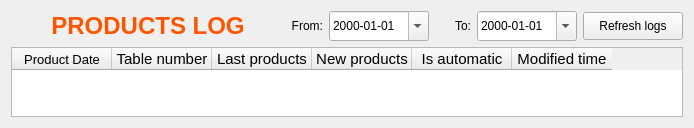
      <widget class="QWidget" name="tab_3">
       <attribute name="title">
        <string>PRODUCTS ＬＯＧ</string>
       </attribute>
       <layout class="QVBoxLayout" name="verticalLayout_10">
        <item>
         <layout class="QHBoxLayout" name="horizontalLayout_16">
          <item>
           <spacer name="horizontalSpacer_30">
            <property name="orientation">
             <enum>Qt::Horizontal</enum>
            </property>
            <property name="sizeHint" stdset="0">
             <size>
              <width>40</width>
              <height>20</height>
             </size>
            </property>
           </spacer>
          </item>
          <item>
           <widget class="QLabel" name="label_16">
            <property name="font">
             <font>
              <family>MS Shell Dlg 2</family>
              <pointsize>18</pointsize>
              <weight>75</weight>
              <bold>true</bold>
             </font>
            </property>
            <property name="styleSheet">
             <string notr="true">color: rgb(255, 85, 0);</string>
            </property>
            <property name="text">
             <string>PRODUCTS LOG</string>
            </property>
            <property name="alignment">
             <set>Qt::AlignCenter</set>
            </property>
            <property name="indent">
             <number>300</number>
            </property>
           </widget>
          </item>
          <item>
           <spacer name="horizontalSpacer_31">
            <property name="orientation">
             <enum>Qt::Horizontal</enum>
            </property>
            <property name="sizeHint" stdset="0">
             <size>
              <width>40</width>
              <height>20</height>
             </size>
            </property>
           </spacer>
          </item>
          <item>
           <layout class="QHBoxLayout" name="horizontalLayout_17">
            <item>
             <widget class="QLabel" name="label_17">
              <property name="text">
               <string>From:</string>
              </property>
              <property name="alignment">
               <set>Qt::AlignRight|Qt::AlignTrailing|Qt::AlignVCenter</set>
              </property>
             </widget>
            </item>
            <item>
             <widget class="QDateEdit" name="date_from_pdlog">
              <property name="minimumSize">
               <size>
                <width>100</width>
                <height>30</height>
               </size>
              </property>
              <property name="displayFormat">
               <string>yyyy-MM-dd</string>
              </property>
              <property name="calendarPopup">
               <bool>true</bool>
              </property>
             </widget>
            </item>
            <item>
             <widget class="QLabel" name="label_18">
              <property name="text">
               <string>      To:</string>
              </property>
              <property name="alignment">
               <set>Qt::AlignRight|Qt::AlignTrailing|Qt::AlignVCenter</set>
              </property>
             </widget>
            </item>
            <item>
             <widget class="QDateEdit" name="date_to_pdlog">
              <property name="minimumSize">
               <size>
                <width>100</width>
                <height>30</height>
               </size>
              </property>
              <property name="displayFormat">
               <string>yyyy-MM-dd</string>
              </property>
              <property name="calendarPopup">
               <bool>true</bool>
              </property>
             </widget>
            </item>
           </layout>
          </item>
          <item>
           <widget class="QPushButton" name="btn_refreshlog">
            <property name="minimumSize">
             <size>
              <width>100</width>
              <height>28</height>
             </size>
            </property>
            <property name="maximumSize">
             <size>
              <width>100</width>
              <height>16777215</height>
             </size>
            </property>
            <property name="styleSheet">
             <string notr="true">QPushButton{
	border-radius: 4px;
	background-color:rgb(0, 0, 127); color: white;
}

QPushButton::hover {
	background-color:rgb(20, 30, 147);
}rgb(7, 172, 48)rgb(217, 135, 41)</string>
            </property>
            <property name="text">
             <string>Refresh logs</string>
            </property>
           </widget>
          </item>
         </layout>
        </item>
        <item>
         <widget class="QTableWidget" name="tb_pdlog">
          <property name="font">
           <font>
            <family>Arial</family>
            <pointsize>11</pointsize>
            <weight>50</weight>
            <bold>false</bold>
           </font>
          </property>
          <property name="sizeAdjustPolicy">
           <enum>QAbstractScrollArea::AdjustToContents</enum>
          </property>
          <property name="editTriggers">
           <set>QAbstractItemView::NoEditTriggers</set>
          </property>
          <property name="alternatingRowColors">
           <bool>true</bool>
          </property>
          <property name="selectionMode">
           <enum>QAbstractItemView::SingleSelection</enum>
          </property>
          <property name="selectionBehavior">
           <enum>QAbstractItemView::SelectItems</enum>
          </property>
          <property name="sortingEnabled">
           <bool>true</bool>
          </property>
          <attribute name="verticalHeaderVisible">
           <bool>false</bool>
          </attribute>
          <attribute name="verticalHeaderMinimumSectionSize">
           <number>33</number>
          </attribute>
          <column>
           <property name="text">
            <string>Product Date</string>
           </property>
           <property name="font">
            <font>
             <family>Arial</family>
             <pointsize>10</pointsize>
             <weight>50</weight>
             <bold>false</bold>
            </font>
           </property>
          </column>
          <column>
           <property name="text">
            <string>Table number</string>
           </property>
          </column>
          <column>
           <property name="text">
            <string>Last products</string>
           </property>
          </column>
          <column>
           <property name="text">
            <string>New products</string>
           </property>
          </column>
          <column>
           <property name="text">
            <string>Is automatic</string>
           </property>
          </column>
          <column>
           <property name="text">
            <string>Modified time</string>
           </property>
          </column>
         </widget>
        </item>
       </layout>
      </widget>
